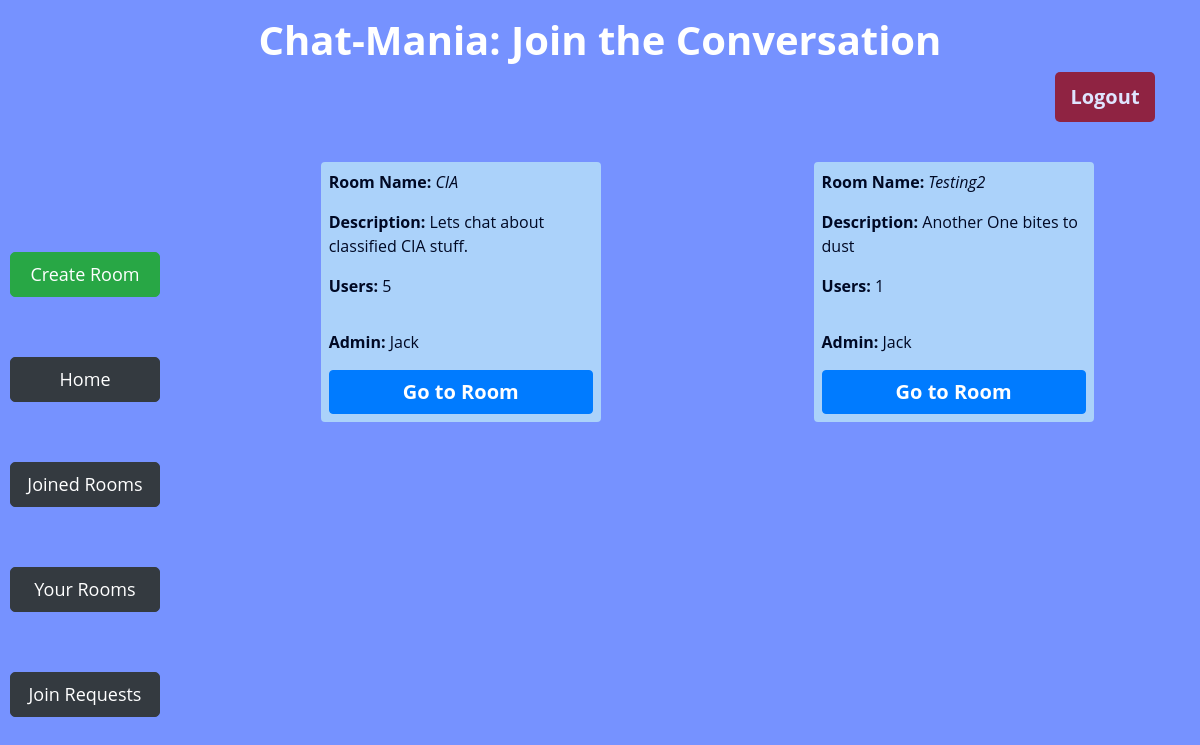
The app's page /your_rooms/ (signed in) with its own data.
### app/models.py (models this page shows, shortened)
class Room(models.Model):
    name = models.CharField(max_length=64,unique=True)
    description = models.CharField(max_length=256)
    admin = models.ForeignKey(User, on_delete=models.CASCADE, related_name="get_admin")
    numberUsers = models.IntegerField(default=1)

class User(AbstractUser):
    joinedRooms = models.IntegerField(default=0)
    createdRooms = models.IntegerField(default=0)
    def __str__(self):
        return f"{self.username}"

### app/views.py (the view)
# urls.py: path('your_rooms/', views.your_rooms, name='your_rooms'),
@login_required(login_url="login")
def your_rooms(request):
    rooms = Room.objects.filter(admin=request.user)
    return render(request, 'app/yourrooms.html', {
        'rooms': rooms
    })

### app/templates/app/yourrooms.html (shortened to what this page needs)
{% extends 'app/layout.html' %}
{% block body %}
    <div class="container">
        <div class="row">
            <div class="col-md-12 mt-3">
                <h1 class="text-center" style="font-weight: 700;">Chat-Mania: Join the Conversation</h1>
                <form action="{% url 'logout' %}" method="post">
                 <input type="submit" id="logout-btn" class="btn btn-danger float-right" style="border: none;" value="Logout">
                </form>
             </div>
         </div>
    </div>
    <div class="d-flex" id="try">
    <div class="btn-Cont d-flex flex-column justify-content-around">
        <a id="lbtn" href="{% url 'create' %}" class="btn  btn-success">Create Room</a>
        <a id="lbtn" href="{% url 'index' %}" class="btn  btn-dark">Home</a>
        <a id="lbtn" href="{% url 'joined_rooms' %}" class="btn  btn-dark">Joined Rooms</a>
        <a id="lbtn" class="btn  btn-dark" href="{% url 'your_rooms' %}" >Your Rooms</a>
        <a id="lbtn" class="btn btn-dark" href="{% url 'join_requests' %}">Join Requests</a>
    </div>
     <div class="d-flex flex-row justify-content-around flex-wrap" id="room-cont">
        {% for room in rooms%}
        <div class="room p-1">
                <p><b>Room Name:</b> <i> {{room.name}} </i> </p>
                <p> <b>Description:</b> {{room.description}} </p>
                <p><b>Users:</b> {{room.numberUsers}} </p>
              <p class="pt-3 align-bottom"><b>Admin:</b> {{room.admin}} </p>
              <a id="join-btn" href="{% url 'room' room.name %}" class="btn btn-primary">Go to Room</a>
        </div>
        {% endfor %}
     </div>
    </div>
{% endblock %}

### app/static/app/style.css (style rules this page uses)
body { background: #7692FF; font-family: 'Open Sans', sans-serif; color: #fff; height: fit-content; min-height: 100vh; margin: 0; padding: 0; }
#logout-btn { background-color: #97030A; color: #fff; border-radius: 5px; width: 100px; height: 50px; font-size: 20px; font-weight: bold; opacity: 0.77; }
.btn-Cont { display: flex; margin-left: 10px; margin-top: 70px; width: 200px; height: 300px; }
#lbtn { width: 150px; height: 50px; font-size: 18px; font-weight: normal; border-radius: 5px; margin-top: 60px; padding: 8px; }
#room-cont { margin-left: 40px; flex-wrap: wrap; display: flex; width: 100%; margin-top: 30px; }
.room { padding-left: 18px; padding-right: 18px; padding-top: 10px; width: 280px; height: fit-content; margin: 10px; border-radius: 4px; border: 4px solid #ABD2FA; background-color: #ABD2FA; color: #000924; }
#join-btn { width: 100%; font-size: 20px; font-weight: bold; }
#try { display: flex; flex-direction: row; width: 100%; }

### records on screen
Room: name "CIA", description "Lets chat about classified CIA stuff.", numberUsers "5", admin "Jack"
Room: name "Testing2", description "Another One bites to dust", numberUsers "1", admin "Jack"
